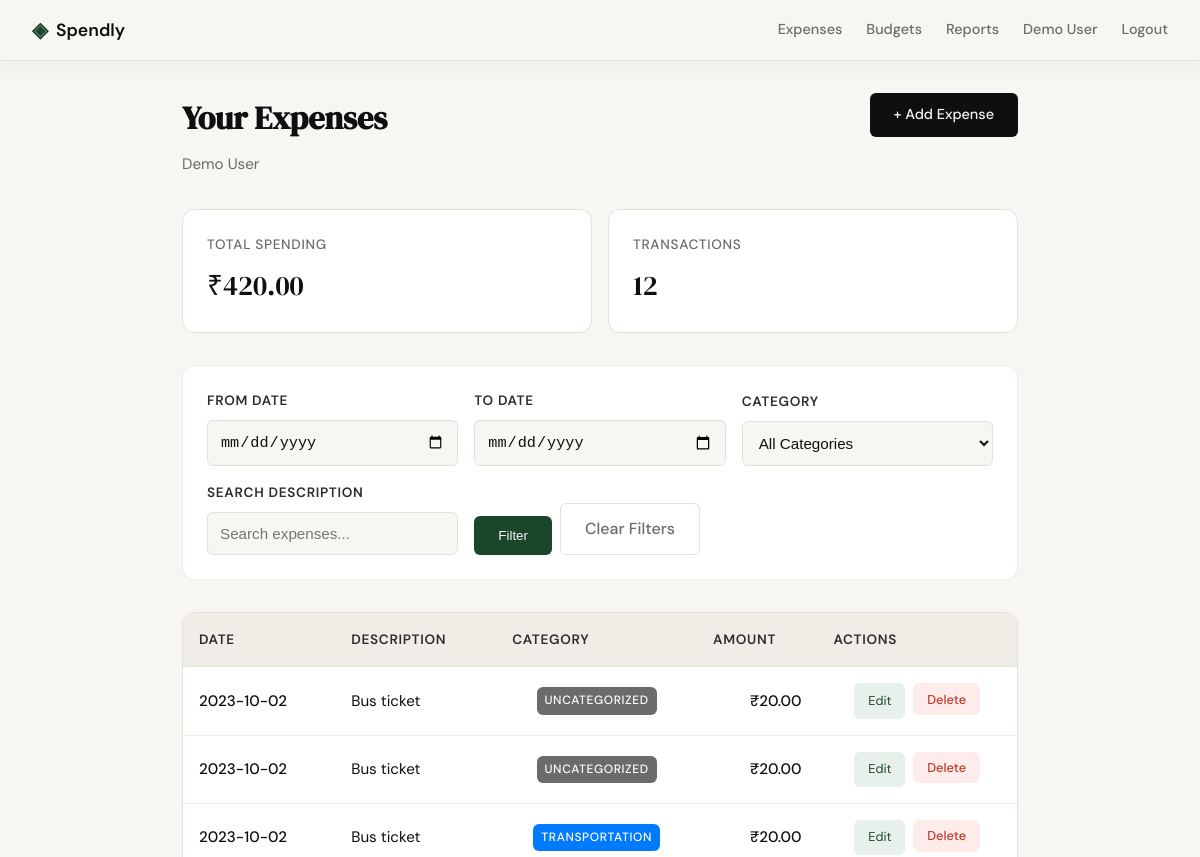
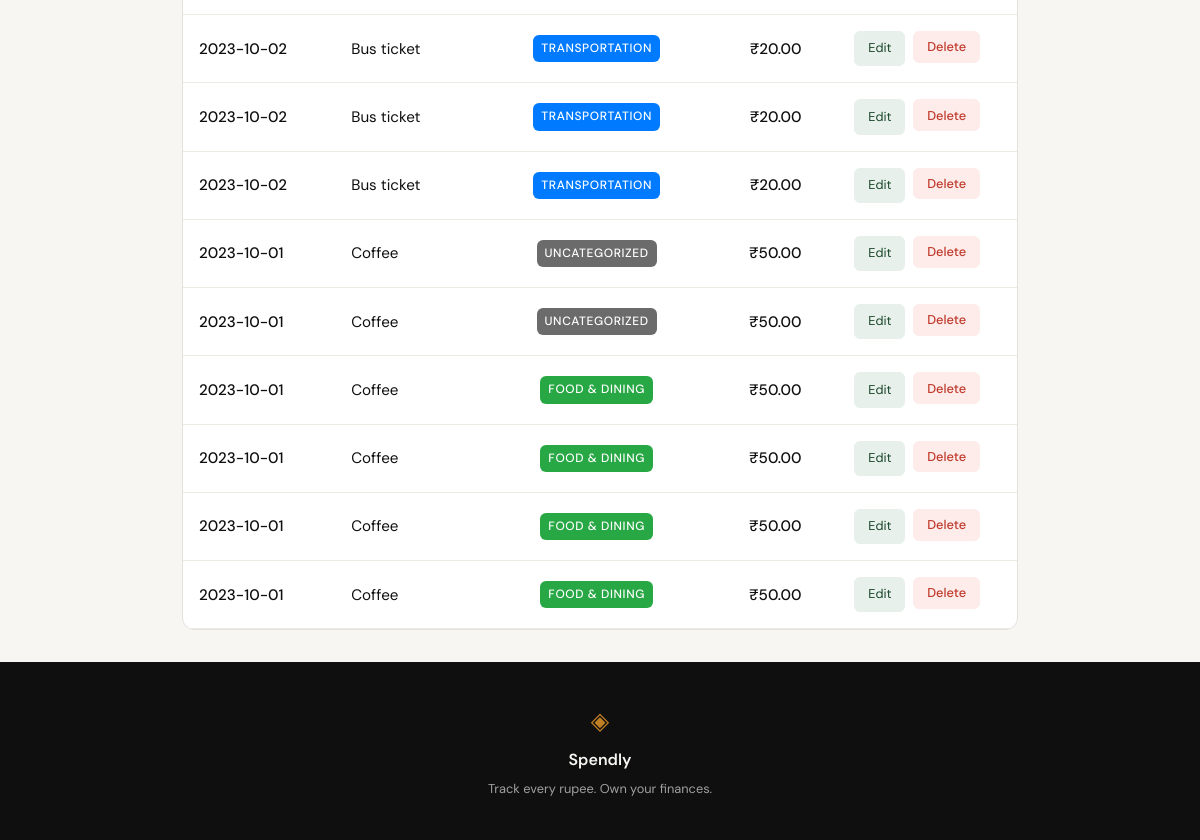
The app's page /expenses (signed in), older data (2 pictures, top to bottom).
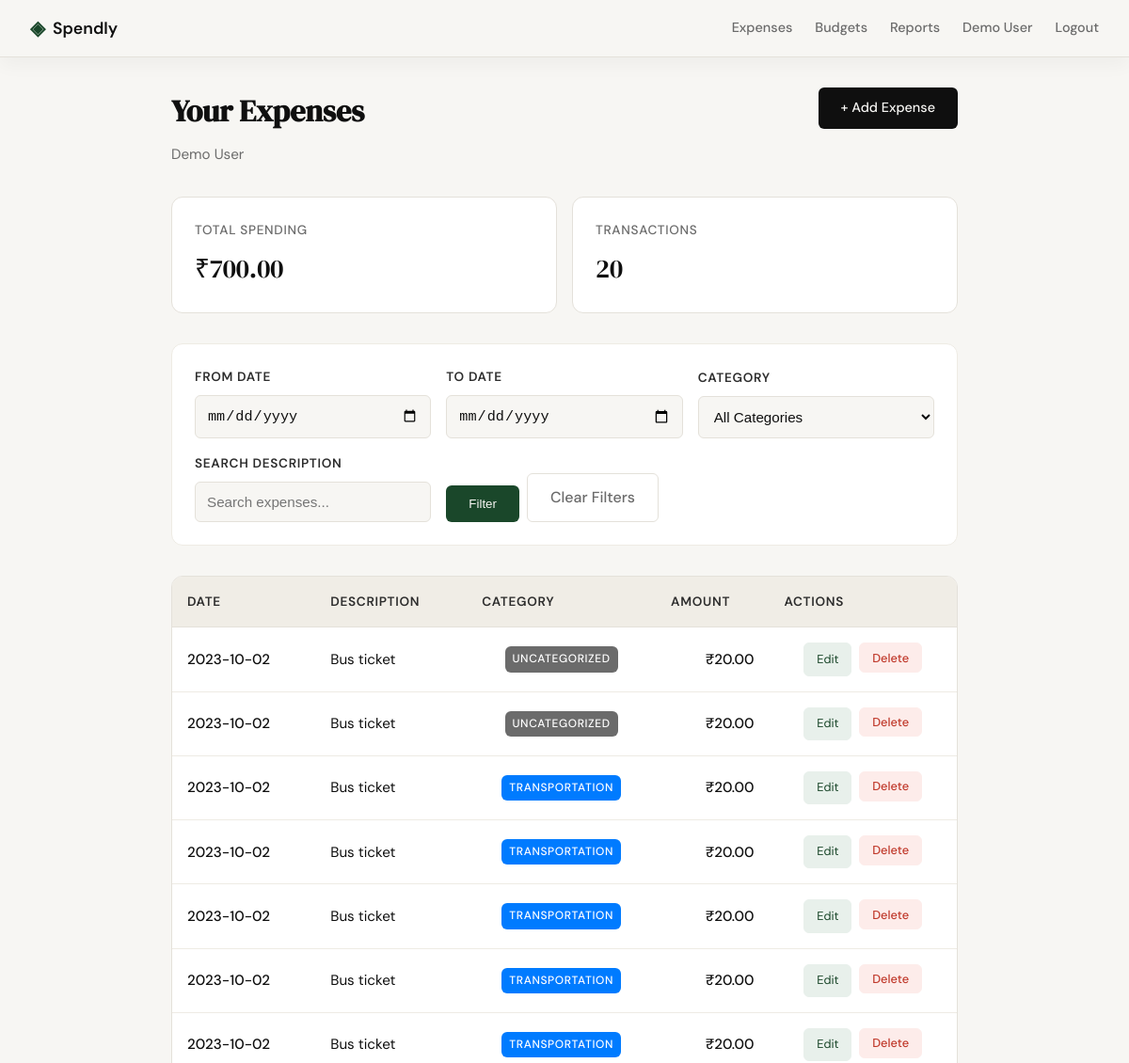
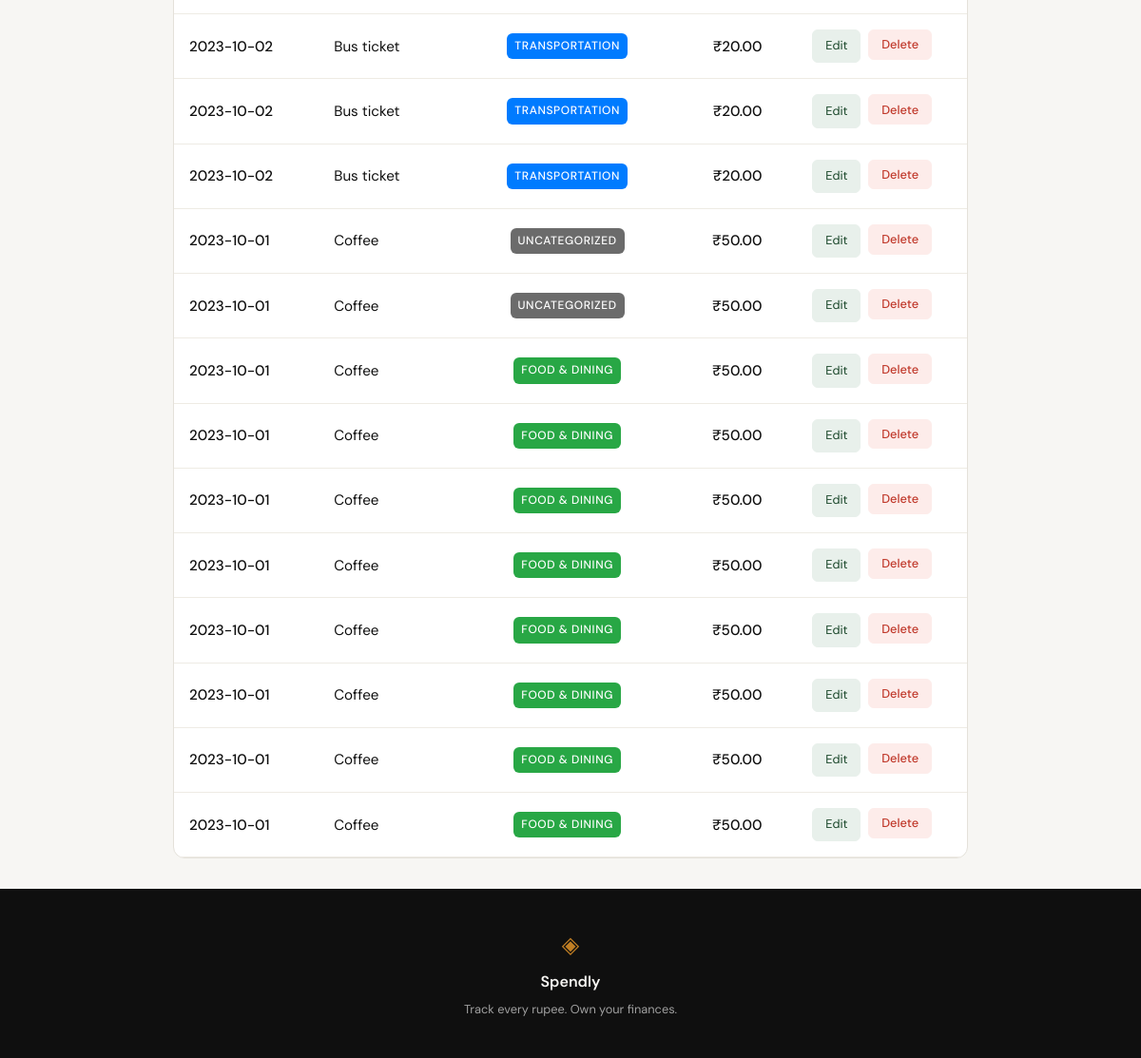
The same page, newer data (2 pictures, top to bottom).
### tables this page shows
CREATE TABLE users (
            id INTEGER PRIMARY KEY AUTOINCREMENT,
            name TEXT NOT NULL,
            email TEXT UNIQUE NOT NULL,
            password_hash TEXT NOT NULL
        , avatar TEXT DEFAULT 'avatars/avatar1.svg');

CREATE TABLE expenses (
            id INTEGER PRIMARY KEY AUTOINCREMENT,
            user_id INTEGER NOT NULL,
            amount REAL NOT NULL,
            description TEXT,
            date TEXT NOT NULL, category_id INTEGER REFERENCES categories (id),
            FOREIGN KEY (user_id) REFERENCES users (id)
        );

CREATE TABLE categories (
            id INTEGER PRIMARY KEY AUTOINCREMENT,
            name TEXT UNIQUE NOT NULL,
            color TEXT DEFAULT '#007bff'
        );

### expense-tracker/app.py (the view)
@app.route("/expenses")
def expenses():
    if "user_id" not in session:
        return redirect(url_for("login"))
    db = get_db()
    user = db.execute("SELECT * FROM users WHERE id = ?", (session["user_id"],)).fetchone()
    date_from = request.args.get('date_from', '').strip()
    date_to = request.args.get('date_to', '').strip()
    category_id = request.args.get('category', '').strip()
    search = request.args.get('search', '').strip()
    query = """
        SELECT e.*, c.name as category_name, c.color as category_color
        FROM expenses e
        LEFT JOIN categories c ON e.category_id = c.id
        WHERE e.user_id = ?
    """
    params = [session["user_id"]]
    if date_from:
        query += " AND e.date >= ?"
        params.append(date_from)
    if date_to:
        query += " AND e.date <= ?"
        params.append(date_to)
    if category_id:
        query += " AND e.category_id = ?"
        params.append(category_id)
    if search:
        query += " AND e.description LIKE ?"
        params.append(f"%{search}%")
    query += " ORDER BY e.date DESC"
    expenses_list = db.execute(query, params).fetchall()
    categories = db.execute("SELECT * FROM categories ORDER BY name").fetchall()
    current_month = datetime.now().strftime('%Y-%m')
    month_total_row = db.execute(
        "SELECT SUM(amount) as total FROM expenses WHERE user_id = ? AND strftime('%Y-%m', date) = ?",
        (session['user_id'], current_month)
    ).fetchone()
    month_total = month_total_row['total'] or 0
    budgets = db.execute(
        "SELECT b.*, c.name AS category_name FROM budgets b LEFT JOIN categories c ON b.category_id = c.id WHERE b.user_id = ?",
        (session['user_id'],)
    ).fetchall()
    budget_warnings = []
    for budget in budgets:
        budget_amount = budget['amount']
        budget_label = budget['category_name'] or 'Overall monthly'
        if budget['category_id'] is None:
            current_value = month_total
        else:
            category_row = db.execute(
                "SELECT SUM(amount) as total FROM expenses WHERE user_id = ? AND category_id = ? AND strftime('%Y-%m', date) = ?",
                (session['user_id'], budget['category_id'], current_month)
            ).fetchone()
            current_value = category_row['total'] or 0
        if current_value >= budget_amount:
            budget_warnings.append(
                f"Budget exceeded for {budget_label}: ₹{current_value:.2f} / ₹{budget_amount:.2f}."
            )
        elif current_value >= budget_amount * 0.9:
            budget_warnings.append(
                f"Approaching budget for {budget_label}: ₹{current_value:.2f} / ₹{budget_amount:.2f}."
            )
    db.close()
    if not user:
        session.clear()
        return redirect(url_for("login"))
    total_spent = sum(exp["amount"] for exp in expenses_list)
    return render_template("expenses.html", user=user, expenses=expenses_list,
                         total_spent=total_spent, categories=categories,
                         budget_warnings=budget_warnings)

### expense-tracker/database/db.py (called while the page is built)
def get_db():
    conn = sqlite3.connect('expenses.db')
    conn.row_factory = sqlite3.Row
    conn.execute('PRAGMA foreign_keys = ON')
    return conn

### expense-tracker/templates/expenses.html (shortened to what this page needs)
{% extends "base.html" %}
{% block content %}
<div class="expenses-container">
    <div class="expenses-header">
        <div class="expenses-title-section">
            <h1>Your Expenses</h1>
            <p class="expenses-user">{{ user['name'] }}</p>
        </div>
        <a href="{{ url_for('add_expense') }}" class="btn-primary">+ Add Expense</a>
    </div>
    <div class="expenses-summary">
        <div class="summary-card">
            <span class="summary-label">Total Spending</span>
            <span class="summary-value">₹{{ "%.2f"|format(total_spent) }}</span>
        </div>
        <div class="summary-card">
            <span class="summary-label">Transactions</span>
            <span class="summary-value">{{ expenses|length }}</span>
        </div>
    </div>
    <div class="filters-section">
        <form method="GET" class="filters-form">
            <div class="filter-group">
                <label for="date_from">From Date</label>
                <input type="date" id="date_from" name="date_from"
                       value="{{ request.args.get('date_from', '') }}" class="filter-input">
            </div>
            <div class="filter-group">
                <label for="date_to">To Date</label>
                <input type="date" id="date_to" name="date_to"
                       value="{{ request.args.get('date_to', '') }}" class="filter-input">
            </div>
            <div class="filter-group">
                <label for="category">Category</label>
                <select id="category" name="category" class="filter-input">
                    <option value="">All Categories</option>
                </select>
            </div>
            <div class="filter-group">
                <label for="search">Search Description</label>
                <input type="text" id="search" name="search"
                       placeholder="Search expenses..."
                       value="{{ request.args.get('search', '') }}" class="filter-input">
            </div>
            <div class="filter-actions">
                <button type="submit" class="btn-filter">Filter</button>
                <a href="{{ url_for('expenses') }}" class="btn-clear">Clear Filters</a>
            </div>
        </form>
    </div>
    <div class="expenses-list">
        {% if expenses %}
            <table class="expenses-table">
                <thead>
                    <tr>
                        <th>Date</th>
                        <th>Description</th>
                        <th>Category</th>
                        <th class="amount-col">Amount</th>
                        <th class="actions-col">Actions</th>
                    </tr>
                </thead>
                <tbody>
                    {% for expense in expenses %}
                    <tr class="expense-row">
                        <td class="date-cell">{{ expense['date'] }}</td>
                        <td class="desc-cell">{{ expense['description'] or '—' }}</td>
                        <td class="category-cell">
                            {% if expense['category_name'] %}
                                <span class="category-badge" style="background-color: {{ expense['category_color'] }};">
                                    {{ expense['category_name'] }}
                                </span>
                            {% else %}
                                <span class="category-badge category-uncategorized">Uncategorized</span>
                            {% endif %}
                        </td>
                        <td class="amount-cell">₹{{ "%.2f"|format(expense['amount']) }}</td>
                        <td class="actions-cell">
                            <a href="{{ url_for('edit_expense', id=expense['id']) }}" class="btn-row-edit">Edit</a>
                            <form method="POST" action="{{ url_for('delete_expense', id=expense['id']) }}" style="display: inline;"
                                  onsubmit="return confirm('Delete this expense?')">
                                <button type="submit" class="btn-row-delete">Delete</button>
                            </form>
                        </td>
                    </tr>
                    {% endfor %}
                </tbody>
            </table>
        {% else %}
            <div class="empty-state">
                <p class="empty-title">No expenses yet</p>
                <p class="empty-text">Start tracking your spending by adding your first expense.</p>
                <a href="{{ url_for('add_expense') }}" class="btn-primary">Add Your First Expense</a>
            </div>
        {% endif %}
    </div>
</div>
{% endblock %}

### expense-tracker/templates/base.html (shortened to what this page needs)
<!DOCTYPE html>
<html lang="en">
<head>
    <link rel="stylesheet" href="{{ url_for('static', filename='css/style.css') }}">
</head>
<body>
    <nav class="navbar">
        <div class="nav-inner">
            <a href="{{ url_for('landing') }}" class="nav-brand">
                <span class="brand-icon">◈</span>
                <span class="brand-name">Spendly</span>
            </a>
            <div class="nav-links">
                {% if session.get('user_id') %}
                    <a href="{{ url_for('expenses') }}">Expenses</a>
                    <a href="{{ url_for('budgets') }}">Budgets</a>
                    <a href="{{ url_for('reports') }}">Reports</a>
                    <a href="{{ url_for('profile') }}">{{ session.get('user_name', 'Profile') }}</a>
                    <a href="{{ url_for('logout') }}">Logout</a>
                {% else %}
                    <a href="{{ url_for('login') }}">Sign in</a>
                    <a href="{{ url_for('register') }}" class="nav-cta">Get started</a>
                {% endif %}
            </div>
        </div>
    </nav>
    <main class="main-content">
        {% block content %}{% endblock %}
    </main>
    <footer class="footer">
        <div class="footer-inner">
            <span class="brand-icon">◈</span>
            <span class="footer-name">Spendly</span>
            <p class="footer-copy">Track every rupee. Own your finances.</p>
        </div>
    </footer>
</body>
</html>

### expense-tracker/static/css/style.css (style rules this page uses)
:root { --ink: #0f0f0f; --ink-soft: #2d2d2d; --ink-muted: #6b6b6b; --ink-faint: #a0a0a0; --paper: #f7f6f3; --paper-warm: #f0ede6; --paper-card: #ffffff; --accent: #1a472a; --accent-light: #e8f0eb; --accent-2: #c17f24; --accent-2-light: #fdf3e3; --danger: #c0392b; --danger-light: #fdecea; --border: #e4e1da; --border-soft: #eeebe4; --font-display: 'DM Serif Display', Georgia, serif; --font-body: 'DM Sans', system-ui, sans-serif; --max-width: 1200px; --auth-width: 440px; --radius-sm: 6px; --radius-md: 12px; --radius-lg: 20px; }
*, *::before, *::after { box-sizing: border-box; margin: 0; padding: 0; }
html { font-size: 16px; scroll-behavior: smooth; }
body { background: var(--paper); color: var(--ink); font-family: var(--font-body); font-size: 1rem; line-height: 1.6; -webkit-font-smoothing: antialiased; }
a { color: inherit; text-decoration: none; }
.navbar { position: sticky; top: 0; z-index: 100; background: var(--paper); border-bottom: 1px solid var(--border); box-shadow: 0 8px 20px rgba(15, 15, 15, 0.04); padding: 0 2rem; }
.nav-inner { max-width: var(--max-width); margin: 0 auto; height: 60px; display: flex; align-items: center; justify-content: space-between; }
.nav-brand { display: flex; align-items: center; gap: 0.5rem; font-family: var(--font-body); font-weight: 600; font-size: 1.1rem; color: var(--ink); }
.brand-icon { color: var(--accent); font-size: 1.3rem; }
.brand-name { color: var(--ink); }
.nav-links { display: flex; align-items: center; gap: 1.5rem; font-size: 0.9rem; font-weight: 500; }
.nav-links a { color: var(--ink-muted); transition: color 0.2s, background 0.2s, transform 0.2s; }
.main-content { min-height: calc(100vh - 60px - 100px); }
.btn-primary { display: inline-block; background: var(--ink); color: var(--paper); padding: 0.65rem 1.5rem; border-radius: var(--radius-sm); font-family: var(--font-body); font-size: 0.9rem; font-weight: 500; cursor: pointer; border: none; transition: background 0.2s; text-decoration: none; }
.footer { background: var(--ink); color: var(--paper); padding: 2.5rem 2rem; text-align: center; }
.footer-inner { display: flex; flex-direction: column; align-items: center; gap: 0.4rem; }
.footer .brand-icon { color: var(--accent-2); font-size: 1.5rem; }
.footer-name { font-weight: 600; font-size: 1rem; }
.footer-copy { font-size: 0.8rem; color: var(--ink-faint); }

Row changes from the older to the newer data that the page shows:
added expenses: date "2023-10-02", description "Bus ticket", category_name "TRANSPORTATION", amount "20.00"
added expenses: date "2023-10-02", description "Bus ticket", category_name "TRANSPORTATION", amount "20.00"
added expenses: date "2023-10-02", description "Bus ticket", category_name "TRANSPORTATION", amount "20.00"
added expenses: date "2023-10-02", description "Bus ticket", category_name "TRANSPORTATION", amount "20.00"
added expenses: date "2023-10-01", description "Coffee", category_name "FOOD & DINING", amount "50.00"
added expenses: date "2023-10-01", description "Coffee", category_name "FOOD & DINING", amount "50.00"
added expenses: date "2023-10-01", description "Coffee", category_name "FOOD & DINING", amount "50.00"
added expenses: date "2023-10-01", description "Coffee", category_name "FOOD & DINING", amount "50.00"
Text that changed along with them:
{{ "%.2f"|format(total_spent) }}: "420.00" → "700.00"
{{ expenses|length }}: "12" → "20"
